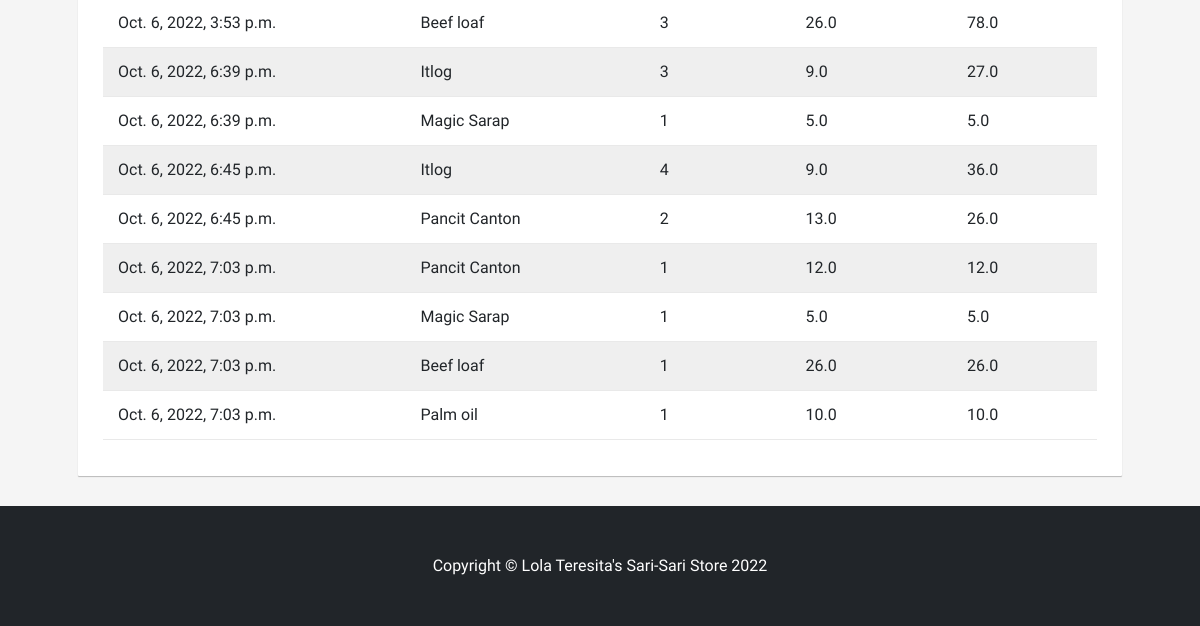
Before: /sales/ (lower part) with the older database file.
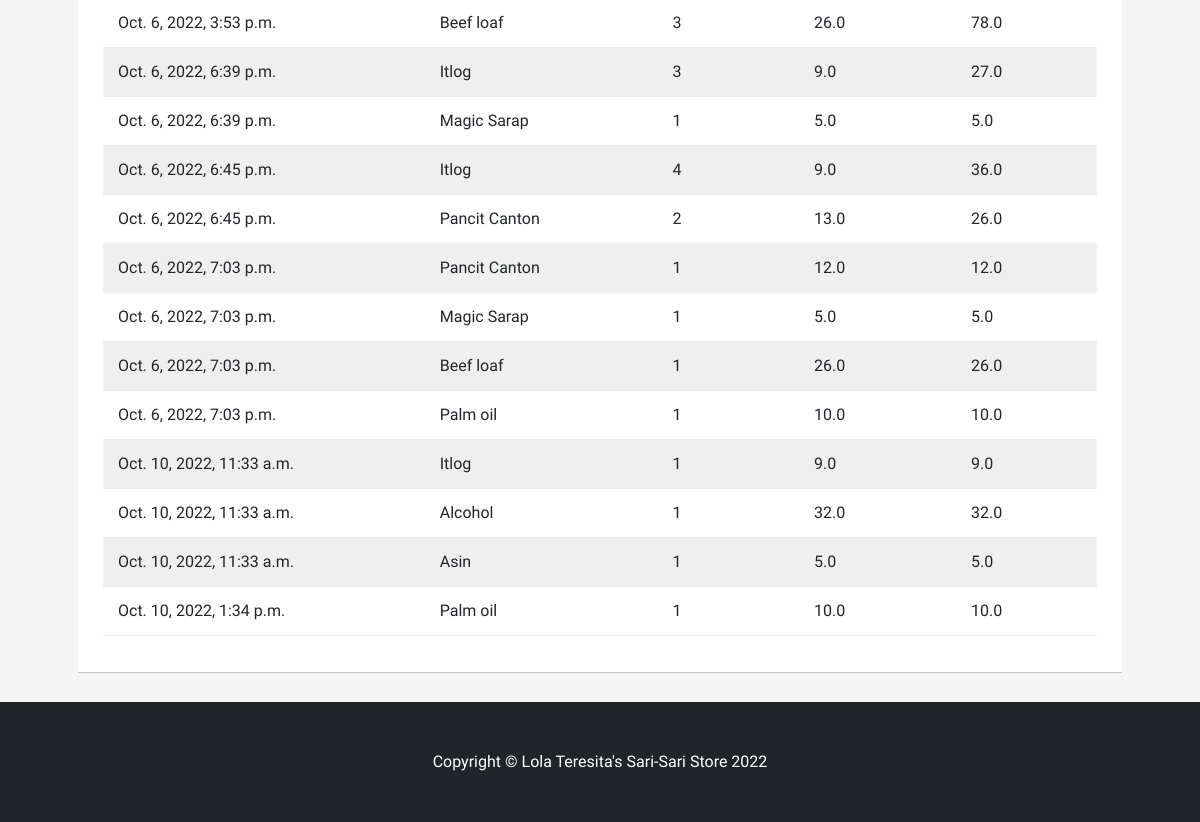
After: the same page with the newer database file.
### inventory/models.py (models this page shows)
class Sales(models.Model):
    datetime = models.DateTimeField(auto_now_add=True, null=False)
    quantity = models.PositiveIntegerField(blank=False, null=False)
    item_name = models.CharField(max_length=50)
    unit_price = models.FloatField(validators=[MinValueValidator(1.0)])
    subtotal = models.FloatField(validators=[MinValueValidator(1.0)])

### inventory/views.py (the view)
# urls.py: path('', views.sales_record, name='sales_record'),
def sales_record(request):
    template = loader.get_template("sales_record.html")
    sales = Sales.objects.all().values()
    context = {"sales": sales}
    return HttpResponse(template.render(context,request))

### inventory/templates/sales_record.html (shortened to what this page needs)
{% extends "base.html" %}
{% load static %}
{% block styles %}
    <link rel="stylesheet" href="{% static 'css/sales_style.css' %}"/>
{% endblock styles %}
{% block content %}
    <section>
            <div class="container px-4 px-lg-5 mt-5">
                    <div class="table-wrapper">
                        <table class="table table-striped table-hover">
                            <tbody>
                                {% for sale in sales %}
                                    <tr>
                                        <td>{{ sale.datetime }}</td>
                                        <td>{{ sale.item_name }}</td>
                                        <td>{{ sale.quantity }}</td>
                                        <td>{{ sale.unit_price }}</td>
                                        <td>{{ sale.subtotal }}</td>
                                    </tr>
                                {% endfor %}
                            </tbody>
                        </table>
                    </div>
            </div>
    </section>
{% endblock content %}

Changed rows visible on the page:
added Sales: datetime "Oct. 10, 2022, 11:33 a.m.", item_name "Itlog", quantity "1", unit_price "9.0", subtotal "9.0"
added Sales: datetime "Oct. 10, 2022, 11:33 a.m.", item_name "Alcohol", quantity "1", unit_price "32.0", subtotal "32.0"
added Sales: datetime "Oct. 10, 2022, 11:33 a.m.", item_name "Asin", quantity "1", unit_price "5.0", subtotal "5.0"
added Sales: datetime "Oct. 10, 2022, 1:34 p.m.", item_name "Palm oil", quantity "1", unit_price "10.0", subtotal "10.0"
